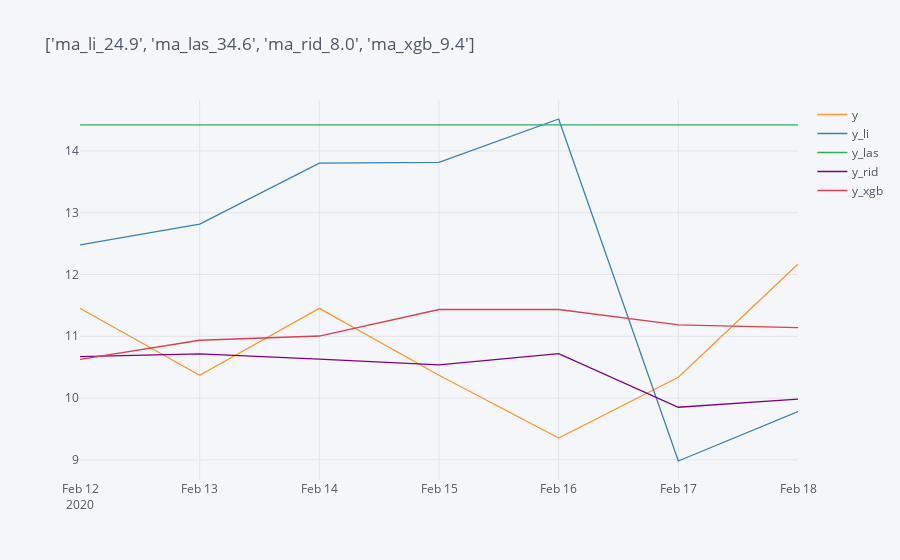

This figure's notebook cell:
### Code cell
graf_hole(7, "mín")

### Figure 1 — Plotly figure (JSON) as saved in the notebook; plotly's stock layout.template omitted (floating-point values rounded to 4 significant figures)
{"data": [{"line": {"color": "rgba(255, 153, 51, 1.0)", "dash": "solid", "shape": "linear", "width": 1.3}, "mode": "lines", "name": "y", "text": "", "type": "scatter", "x": ["2020-02-12", "2020-02-13", "2020-02-14", "2020-02-15", "2020-02-16", "2020-02-17", "2020-02-18"], "y": [11.45, 10.37, 11.45, 10.37, 9.353, 10.34, 12.17]}, {"line": {"color": "rgba(55, 128, 191, 1.0)", "dash": "solid", "shape": "linear", "width": 1.3}, "mode": "lines", "name": "y_li", "text": "", "type": "scatter", "x": ["2020-02-12", "2020-02-13", "2020-02-14", "2020-02-15", "2020-02-16", "2020-02-17", "2020-02-18"], "y": [12.48, 12.82, 13.8, 13.81, 14.52, 8.982, 9.782]}, {"line": {"color": "rgba(50, 171, 96, 1.0)", "dash": "solid", "shape": "linear", "width": 1.3}, "mode": "lines", "name": "y_las", "text": "", "type": "scatter", "x": ["2020-02-12", "2020-02-13", "2020-02-14", "2020-02-15", "2020-02-16", "2020-02-17", "2020-02-18"], "y": [14.42, 14.42, 14.42, 14.42, 14.42, 14.42, 14.42]}, {"line": {"color": "rgba(128, 0, 128, 1.0)", "dash": "solid", "shape": "linear", "width": 1.3}, "mode": "lines", "name": "y_rid", "text": "", "type": "scatter", "x": ["2020-02-12", "2020-02-13", "2020-02-14", "2020-02-15", "2020-02-16", "2020-02-17", "2020-02-18"], "y": [10.67, 10.72, 10.63, 10.54, 10.72, 9.852, 9.982]}, {"line": {"color": "rgba(219, 64, 82, 1.0)", "dash": "solid", "shape": "linear", "width": 1.3}, "mode": "lines", "name": "y_xgb", "text": "", "type": "scatter", "x": ["2020-02-12", "2020-02-13", "2020-02-14", "2020-02-15", "2020-02-16", "2020-02-17", "2020-02-18"], "y": [10.62, 10.94, 11.0, 11.43, 11.43, 11.18, 11.14]}], "layout": {"legend": {"bgcolor": "#F5F6F9", "font": {"color": "#4D5663"}}, "paper_bgcolor": "#F5F6F9", "plot_bgcolor": "#F5F6F9", "title": {"font": {"color": "#4D5663"}, "text": "['ma_li_24.9', 'ma_las_34.6', 'ma_rid_8.0', 'ma_xgb_9.4']"}, "xaxis": {"gridcolor": "#E1E5ED", "showgrid": true, "tickfont": {"color": "#4D5663"}, "title": {"font": {"color": "#4D5663"}, "text": ""}, "zerolinecolor": "#E1E5ED"}, "yaxis": {"gridcolor": "#E1E5ED", "showgrid": true, "tickfont": {"color": "#4D5663"}, "title": {"font": {"color": "#4D5663"}, "text": ""}, "zerolinecolor": "#E1E5ED"}}}
